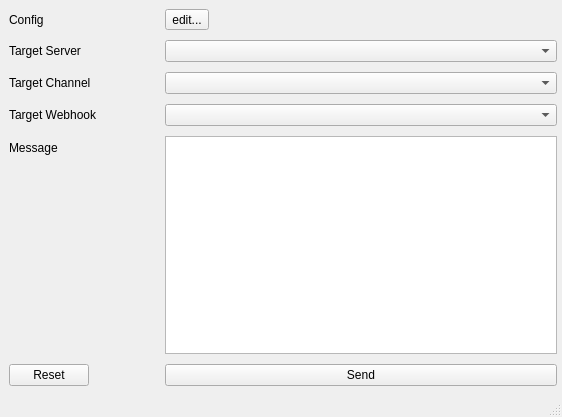
<?xml version="1.0" encoding="UTF-8"?>
<ui version="4.0">
 <class>MainWindow</class>
 <widget class="QMainWindow" name="MainWindow">
  <property name="geometry">
   <rect>
    <x>0</x>
    <y>0</y>
    <width>562</width>
    <height>417</height>
   </rect>
  </property>
  <property name="windowTitle">
   <string>MainWindow</string>
  </property>
  <widget class="QWidget" name="centralwidget">
   <property name="minimumSize">
    <size>
     <width>0</width>
     <height>0</height>
    </size>
   </property>
   <layout class="QFormLayout" name="formLayout">
    <property name="sizeConstraint">
     <enum>QLayout::SizeConstraint::SetMinimumSize</enum>
    </property>
    <property name="fieldGrowthPolicy">
     <enum>QFormLayout::FieldGrowthPolicy::AllNonFixedFieldsGrow</enum>
    </property>
    <property name="formAlignment">
     <set>Qt::AlignmentFlag::AlignLeading|Qt::AlignmentFlag::AlignLeft|Qt::AlignmentFlag::AlignTop</set>
    </property>
    <property name="horizontalSpacing">
     <number>26</number>
    </property>
    <property name="verticalSpacing">
     <number>10</number>
    </property>
    <property name="rightMargin">
     <number>5</number>
    </property>
    <item row="0" column="0">
     <widget class="QLabel" name="label_5">
      <property name="text">
       <string>Config</string>
      </property>
     </widget>
    </item>
    <item row="0" column="1">
     <widget class="QToolButton" name="btn_config">
      <property name="text">
       <string>edit...</string>
      </property>
     </widget>
    </item>
    <item row="8" column="0">
     <widget class="QLabel" name="label_4">
      <property name="text">
       <string>Message</string>
      </property>
     </widget>
    </item>
    <item row="8" column="1">
     <widget class="QTextEdit" name="te_msgBox"/>
    </item>
    <item row="9" column="0">
     <widget class="QPushButton" name="pushButton_2">
      <property name="text">
       <string>Reset</string>
      </property>
     </widget>
    </item>
    <item row="9" column="1">
     <widget class="QPushButton" name="btn_send">
      <property name="text">
       <string>Send</string>
      </property>
     </widget>
    </item>
    <item row="2" column="1">
     <widget class="QComboBox" name="cb_server"/>
    </item>
    <item row="2" column="0">
     <widget class="QLabel" name="label">
      <property name="maximumSize">
       <size>
        <width>83</width>
        <height>16777215</height>
       </size>
      </property>
      <property name="text">
       <string>Target Server</string>
      </property>
     </widget>
    </item>
    <item row="3" column="0">
     <widget class="QLabel" name="label_3">
      <property name="text">
       <string>Target Channel</string>
      </property>
     </widget>
    </item>
    <item row="4" column="0">
     <widget class="QLabel" name="label_2">
      <property name="sizePolicy">
       <sizepolicy hsizetype="Preferred" vsizetype="Preferred">
        <horstretch>0</horstretch>
        <verstretch>0</verstretch>
       </sizepolicy>
      </property>
      <property name="minimumSize">
       <size>
        <width>130</width>
        <height>0</height>
       </size>
      </property>
      <property name="maximumSize">
       <size>
        <width>92</width>
        <height>16777215</height>
       </size>
      </property>
      <property name="text">
       <string>Target Webhook</string>
      </property>
     </widget>
    </item>
    <item row="4" column="1">
     <widget class="QComboBox" name="cb_targetWebhook"/>
    </item>
    <item row="3" column="1">
     <widget class="QComboBox" name="cb_channel"/>
    </item>
   </layout>
  </widget>
  <widget class="QStatusBar" name="statusBar"/>
 </widget>
 <resources/>
 <connections/>
</ui>
